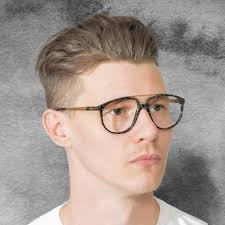
#> input picture virtual-try-on/images.jpeg, 225 x 225 px
$ python try-gogals.py
#> lines starting #> are read from the running program, lines starting #| are printed output that depends on the picture
import cv2
import cvzone
# import pdb
# pdb.set_trace()
cap = cv2.VideoCapture(0)
cascade = cv2.CascadeClassifier(cv2.data.haarcascades + 'haarcascade_frontalface_default.xml')
eye_cascade = cv2.CascadeClassifier(cv2.data.haarcascades + 'haarcascade_eye_tree_eyeglasses.xml')

num = 1
count = 0
while True:
    if (num <= 29):
        overlay = cv2.imread('images.jpeg'.format(num), cv2.IMREAD_UNCHANGED)
#> overlay is the input picture: shape (225, 225, 3); mean B, G, R 142.8, 150.1, 163.4

    _, frame = cap.read()
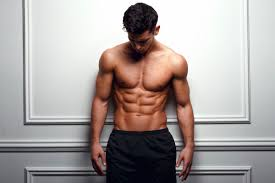
#> input picture virtual-try-on/1.jpeg, 275 x 183 px, given in place of the camera
#> frame is the input picture: shape (183, 275, 3); mean B, G, R 159.6, 161.7, 169.7
    gray_scale = cv2.cvtColor(frame, cv2.COLOR_BGR2GRAY)
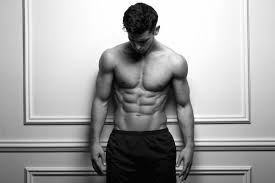
#> gray_scale: shape (183, 275); min 0, max 255, mean 163.8
    faces = cascade.detectMultiScale(gray_scale)
#> faces = ()
    for (x, y, w, h) in faces:
        roi_gray = gray_scale[y:y + h, x:x + w]
        eyes = eye_cascade.detectMultiScale(roi_gray, 1.3, 5)
        overlay_resize = cv2.resize(overlay, (w, int(h * 0.8)))
        frame = cvzone.overlayPNG(frame, overlay_resize, [x, y])
        if (len(eyes) >= 2):
            continue
        else:
            count += 1
            print(str(count) + ": Blink Detected")
            if (count == 5):
                num += 1
                count = 0
            cv2.waitKey(1000)
            break
#> this loop made 0 passes
#> after the loop, count = 0; num = 1

    cv2.imshow('SnapLens', frame)
    if cv2.waitKey(10) == ord('q') or num > 29:
#> (key q is pressed here)
        break
cap.release()
cv2.destroyAllWindows()
